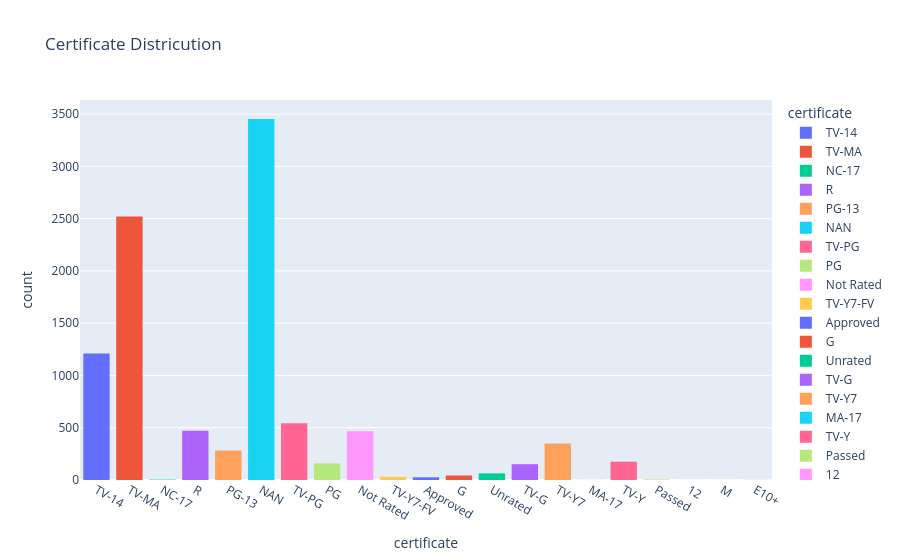

Source (notebook cell):
### Code cell
c_hist = px.histogram(df['certificate'],x='certificate' ,title='Certificate Districution' ,  color='certificate')
c_hist.show()

### Figure 1 — Plotly figure (JSON) as saved in the notebook; plotly's stock layout.template omitted (floating-point values rounded to 4 significant figures; data arrays with more than 128 entries replaced by an {"elided": "..."} marker saying what was removed)
{"data": [{"alignmentgroup": "True", "bingroup": "x", "hovertemplate": "certificate=%{x}<br>count=%{y}<extra></extra>", "legendgroup": "TV-14", "marker": {"color": "#636efa", "pattern": {"shape": ""}}, "name": "TV-14", "offsetgroup": "TV-14", "orientation": "v", "showlegend": true, "type": "histogram", "x": {"elided": "1209 str values"}, "xaxis": "x", "yaxis": "y"}, {"alignmentgroup": "True", "bingroup": "x", "hovertemplate": "certificate=%{x}<br>count=%{y}<extra></extra>", "legendgroup": "TV-MA", "marker": {"color": "#EF553B", "pattern": {"shape": ""}}, "name": "TV-MA", "offsetgroup": "TV-MA", "orientation": "v", "showlegend": true, "type": "histogram", "x": {"elided": "2520 str values"}, "xaxis": "x", "yaxis": "y"}, {"alignmentgroup": "True", "bingroup": "x", "hovertemplate": "certificate=%{x}<br>count=%{y}<extra></extra>", "legendgroup": "NC-17", "marker": {"color": "#00cc96", "pattern": {"shape": ""}}, "name": "NC-17", "offsetgroup": "NC-17", "orientation": "v", "showlegend": true, "type": "histogram", "x": ["NC-17", "NC-17", "NC-17", "NC-17"], "xaxis": "x", "yaxis": "y"}, {"alignmentgroup": "True", "bingroup": "x", "hovertemplate": "certificate=%{x}<br>count=%{y}<extra></extra>", "legendgroup": "R", "marker": {"color": "#ab63fa", "pattern": {"shape": ""}}, "name": "R", "offsetgroup": "R", "orientation": "v", "showlegend": true, "type": "histogram", "x": {"elided": "472 str values"}, "xaxis": "x", "yaxis": "y"}, {"alignmentgroup": "True", "bingroup": "x", "hovertemplate": "certificate=%{x}<br>count=%{y}<extra></extra>", "legendgroup": "PG-13", "marker": {"color": "#FFA15A", "pattern": {"shape": ""}}, "name": "PG-13", "offsetgroup": "PG-13", "orientation": "v", "showlegend": true, "type": "histogram", "x": {"elided": "282 str values"}, "xaxis": "x", "yaxis": "y"}, {"alignmentgroup": "True", "bingroup": "x", "hovertemplate": "certificate=%{x}<br>count=%{y}<extra></extra>", "legendgroup": "NAN", "marker": {"color": "#19d3f3", "pattern": {"shape": ""}}, "name": "NAN", "offsetgroup": "NAN", "orientation": "v", "showlegend": true, "type": "histogram", "x": {"elided": "3453 str values"}, "xaxis": "x", "yaxis": "y"}, {"alignmentgroup": "True", "bingroup": "x", "hovertemplate": "certificate=%{x}<br>count=%{y}<extra></extra>", "legendgroup": "TV-PG", "marker": {"color": "#FF6692", "pattern": {"shape": ""}}, "name": "TV-PG", "offsetgroup": "TV-PG", "orientation": "v", "showlegend": true, "type": "histogram", "x": {"elided": "543 str values"}, "xaxis": "x", "yaxis": "y"}, {"alignmentgroup": "True", "bingroup": "x", "hovertemplate": "certificate=%{x}<br>count=%{y}<extra></extra>", "legendgroup": "PG", "marker": {"color": "#B6E880", "pattern": {"shape": ""}}, "name": "PG", "offsetgroup": "PG", "orientation": "v", "showlegend": true, "type": "histogram", "x": {"elided": "159 str values"}, "xaxis": "x", "yaxis": "y"}, {"alignmentgroup": "True", "bingroup": "x", "hovertemplate": "certificate=%{x}<br>count=%{y}<extra></extra>", "legendgroup": "Not Rated", "marker": {"color": "#FF97FF", "pattern": {"shape": ""}}, "name": "Not Rated", "offsetgroup": "Not Rated", "orientation": "v", "showlegend": true, "type": "histogram", "x": {"elided": "467 str values"}, "xaxis": "x", "yaxis": "y"}, {"alignmentgroup": "True", "bingroup": "x", "hovertemplate": "certificate=%{x}<br>count=%{y}<extra></extra>", "legendgroup": "TV-Y7-FV", "marker": {"color": "#FECB52", "pattern": {"shape": ""}}, "name": "TV-Y7-FV", "offsetgroup": "TV-Y7-FV", "orientation": "v", "showlegend": true, "type": "histogram", "x": ["TV-Y7-FV", "TV-Y7-FV", "TV-Y7-FV", "TV-Y7-FV", "TV-Y7-FV", "TV-Y7-FV", "TV-Y7-FV", "TV-Y7-FV", "TV-Y7-FV", "TV-Y7-FV", "TV-Y7-FV", "TV-Y7-FV", "TV-Y7-FV", "TV-Y7-FV", "TV-Y7-FV", "TV-Y7-FV", "TV-Y7-FV", "TV-Y7-FV", "TV-Y7-FV", "TV-Y7-FV", "TV-Y7-FV", "TV-Y7-FV", "TV-Y7-FV", "TV-Y7-FV", "TV-Y7-FV", "TV-Y7-FV", "TV-Y7-FV", "TV-Y7-FV", "TV-Y7-FV", "TV-Y7-FV", "TV-Y7-FV"], "xaxis": "x", "yaxis": "y"}, {"alignmentgroup": "True", "bingroup": "x", "hovertemplate": "certificate=%{x}<br>count=%{y}<extra></extra>", "legendgroup": "Approved", "marker": {"color": "#636efa", "pattern": {"shape": ""}}, "name": "Approved", "offsetgroup": "Approved", "orientation": "v", "showlegend": true, "type": "histogram", "x": ["Approved", "Approved", "Approved", "Approved", "Approved", "Approved", "Approved", "Approved", "Approved", "Approved", "Approved", "Approved", "Approved", "Approved", "Approved", "Approved", "Approved", "Approved", "Approved", "Approved", "Approved", "Approved", "Approved", "Approved", "Approved", "Approved"], "xaxis": "x", "yaxis": "y"}, {"alignmentgroup": "True", "bingroup": "x", "hovertemplate": "certificate=%{x}<br>count=%{y}<extra></extra>", "legendgroup": "G", "marker": {"color": "#EF553B", "pattern": {"shape": ""}}, "name": "G", "offsetgroup": "G", "orientation": "v", "showlegend": true, "type": "histogram", "x": ["G", "G", "G", "G", "G", "G", "G", "G", "G", "G", "G", "G", "G", "G", "G", "G", "G", "G", "G", "G", "G", "G", "G", "G", "G", "G", "G", "G", "G", "G", "G", "G", "G", "G", "G", "G", "G", "G", "G", "G", "G", "G", "G"], "xaxis": "x", "yaxis": "y"}, {"alignmentgroup": "True", "bingroup": "x", "hovertemplate": "certificate=%{x}<br>count=%{y}<extra></extra>", "legendgroup": "Unrated", "marker": {"color": "#00cc96", "pattern": {"shape": ""}}, "name": "Unrated", "offsetgroup": "Unrated", "orientation": "v", "showlegend": true, "type": "histogram", "x": ["Unrated", "Unrated", "Unrated", "Unrated", "Unrated", "Unrated", "Unrated", "Unrated", "Unrated", "Unrated", "Unrated", "Unrated", "Unrated", "Unrated", "Unrated", "Unrated", "Unrated", "Unrated", "Unrated", "Unrated", "Unrated", "Unrated", "Unrated", "Unrated", "Unrated", "Unrated", "Unrated", "Unrated", "Unrated", "Unrated", "Unrated", "Unrated", "Unrated", "Unrated", "Unrated", "Unrated", "Unrated", "Unrated", "Unrated", "Unrated", "Unrated", "Unrated", "Unrated", "Unrated", "Unrated", "Unrated", "Unrated", "Unrated", "Unrated", "Unrated", "Unrated", "Unrated", "Unrated", "Unrated", "Unrated", "Unrated", "Unrated", "Unrated", "Unrated", "Unrated", "Unrated", "Unrated", "Unrated"], "xaxis": "x", "yaxis": "y"}, {"alignmentgroup": "True", "bingroup": "x", "hovertemplate": "certificate=%{x}<br>count=%{y}<extra></extra>", "legendgroup": "TV-G", "marker": {"color": "#ab63fa", "pattern": {"shape": ""}}, "name": "TV-G", "offsetgroup": "TV-G", "orientation": "v", "showlegend": true, "type": "histogram", "x": {"elided": "151 str values"}, "xaxis": "x", "yaxis": "y"}, {"alignmentgroup": "True", "bingroup": "x", "hovertemplate": "certificate=%{x}<br>count=%{y}<extra></extra>", "legendgroup": "TV-Y7", "marker": {"color": "#FFA15A", "pattern": {"shape": ""}}, "name": "TV-Y7", "offsetgroup": "TV-Y7", "orientation": "v", "showlegend": true, "type": "histogram", "x": {"elided": "349 str values"}, "xaxis": "x", "yaxis": "y"}, {"alignmentgroup": "True", "bingroup": "x", "hovertemplate": "certificate=%{x}<br>count=%{y}<extra></extra>", "legendgroup": "MA-17", "marker": {"color": "#19d3f3", "pattern": {"shape": ""}}, "name": "MA-17", "offsetgroup": "MA-17", "orientation": "v", "showlegend": true, "type": "histogram", "x": ["MA-17"], "xaxis": "x", "yaxis": "y"}, {"alignmentgroup": "True", "bingroup": "x", "hovertemplate": "certificate=%{x}<br>count=%{y}<extra></extra>", "legendgroup": "TV-Y", "marker": {"color": "#FF6692", "pattern": {"shape": ""}}, "name": "TV-Y", "offsetgroup": "TV-Y", "orientation": "v", "showlegend": true, "type": "histogram", "x": {"elided": "175 str values"}, "xaxis": "x", "yaxis": "y"}, {"alignmentgroup": "True", "bingroup": "x", "hovertemplate": "certificate=%{x}<br>count=%{y}<extra></extra>", "legendgroup": "Passed", "marker": {"color": "#B6E880", "pattern": {"shape": ""}}, "name": "Passed", "offsetgroup": "Passed", "orientation": "v", "showlegend": true, "type": "histogram", "x": ["Passed", "Passed", "Passed", "Passed", "Passed", "Passed"], "xaxis": "x", "yaxis": "y"}, {"alignmentgroup": "True", "bingroup": "x", "hovertemplate": "certificate=%{x}<br>count=%{y}<extra></extra>", "legendgroup": "12", "marker": {"color": "#FF97FF", "pattern": {"shape": ""}}, "name": "12", "offsetgroup": "12", "orientation": "v", "showlegend": true, "type": "histogram", "x": ["12"], "xaxis": "x", "yaxis": "y"}, {"alignmentgroup": "True", "bingroup": "x", "hovertemplate": "certificate=%{x}<br>count=%{y}<extra></extra>", "legendgroup": "M", "marker": {"color": "#FECB52", "pattern": {"shape": ""}}, "name": "M", "offsetgroup": "M", "orientation": "v", "showlegend": true, "type": "histogram", "x": ["M"], "xaxis": "x", "yaxis": "y"}, {"alignmentgroup": "True", "bingroup": "x", "hovertemplate": "certificate=%{x}<br>count=%{y}<extra></extra>", "legendgroup": "E10+", "marker": {"color": "#636efa", "pattern": {"shape": ""}}, "name": "E10+", "offsetgroup": "E10+", "orientation": "v", "showlegend": true, "type": "histogram", "x": ["E10+"], "xaxis": "x", "yaxis": "y"}], "layout": {"barmode": "relative", "legend": {"title": {"text": "certificate"}, "tracegroupgap": 0}, "title": {"text": "Certificate Districution"}, "xaxis": {"anchor": "y", "categoryarray": ["TV-14", "TV-MA", "NC-17", "R", "PG-13", "NAN", "TV-PG", "PG", "Not Rated", "TV-Y7-FV", "Approved", "G", "Unrated", "TV-G", "TV-Y7", "MA-17", "TV-Y", "Passed", "12", "M", "E10+"], "categoryorder": "array", "domain": [0, 1], "title": {"text": "certificate"}}, "yaxis": {"anchor": "x", "domain": [0, 1], "title": {"text": "count"}}}}
